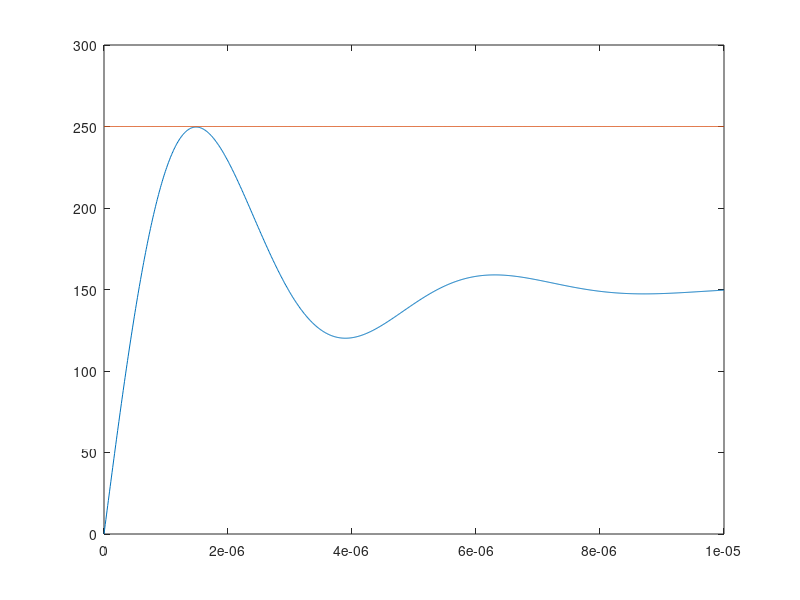

Write MATLAB code to recreate this figure.
%Code to test different C values to find one that results in a max Vc JUST
%   below 250 (brute force method)

clear;

L=100*1e-6;
R=100;
V1=150;

%input different numbers here until something close
%   smaller C = bigger max(at least in this range)
%   started around 1x10^-9 because it's right in the middle of the range
%   given in e)
C=5.127e-9;
%based on empirical testing this is a good time range
t=0:1e-8:1e-5;
%line at V=250 for comparison
y=250*ones(1,length(t));

%based on equations 24 & 27a of laplace table
w=1/sqrt(L*C);
z=R/2*sqrt(C/L);

%split into parts to avoid errors
Vc1=1.5./C.*(exp(-z.*w.*t)./(w.*sqrt(1-z.^2)).*sin(w.*sqrt(1-z.^2).*t));
Vc2=V1./(L.*C).*(1./w.^2-exp(-z.*w.*t)/(w.^2.*sqrt(1-z.^2)).*sin(w.*sqrt(1-z.^2).*t+acos(z)));

%compute Vc
Vc = Vc1+Vc2;

%plot to compare
plot(t,Vc);
hold on;
plot(t,y);
%window good for seeing graph. Can zoom in on the max (max t changes when
%   max c changes)
axis([min(t),max(t),0,300]);
